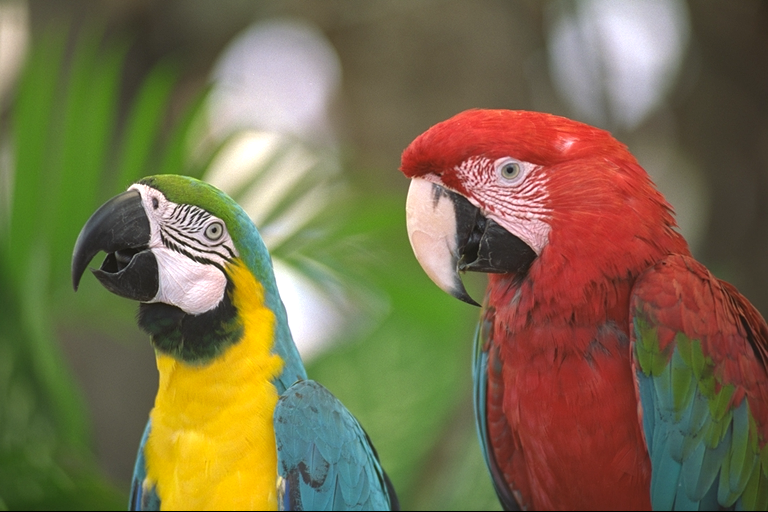
#> input picture tsks24-sig/lab4/images/image1.png, 768 x 512 px
$ python demo8.py   (older library calls are emulated)
#> lines starting #> are read from the running program, lines starting #| are printed output that depends on the picture; long printed decimals are rounded
#> further down, im1_bgr is the input picture: shape (512, 768, 3); mean B, G, R 75.8, 109.6, 121.7
### tsks24-sig/lab4/jpeglab.py
# JPEG lab module

import numpy as np
import sys
def rgb2ycbcr(r, g=0, b=0):
#> called with g = 0, b = 0
    if r.ndim == 3:
        g = r[:,:,1]
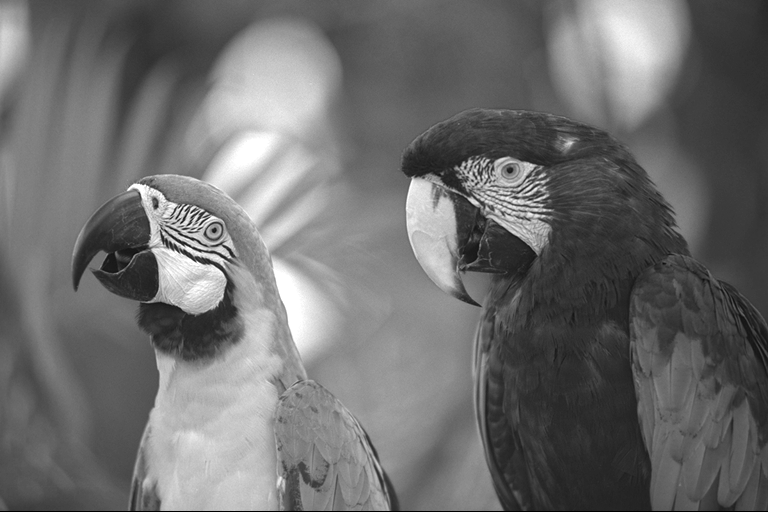
#> g: shape (512, 768); min 0, max 255, mean 109.6
        b = r[:,:,2]
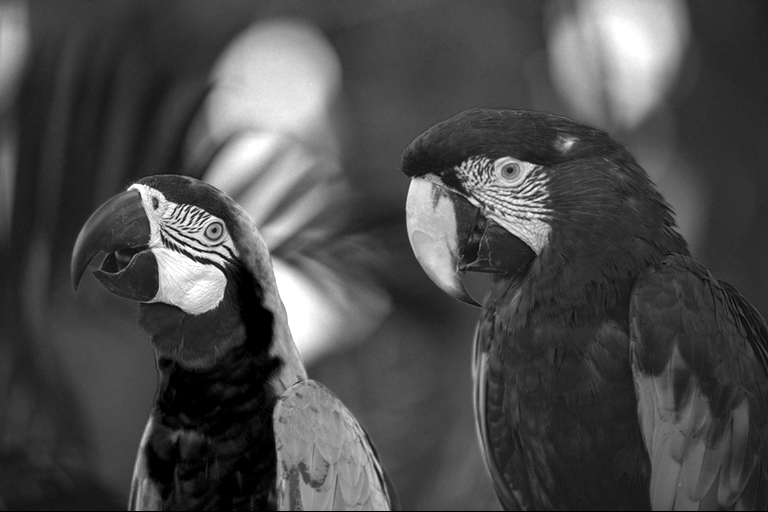
#> b: shape (512, 768); min 0, max 255, mean 75.8
        r = r[:,:,0]
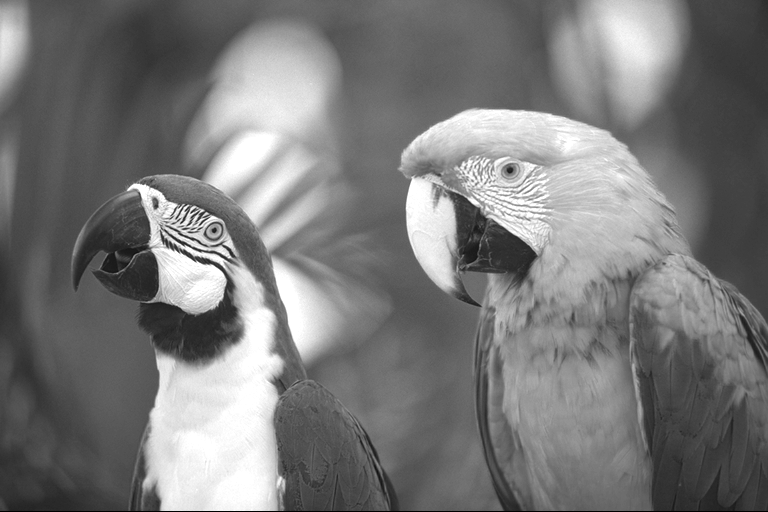
#> r: shape (512, 768); min 0, max 255, mean 121.7
    y = 16. + (65.481*r + 128.553*g + 24.966*b)/255.
    cb = 128. + (-37.797*r - 74.203*g + 112.*b)/255.
    cr = 128. + (112.*r - 93.786*g - 18.214*b)/255.
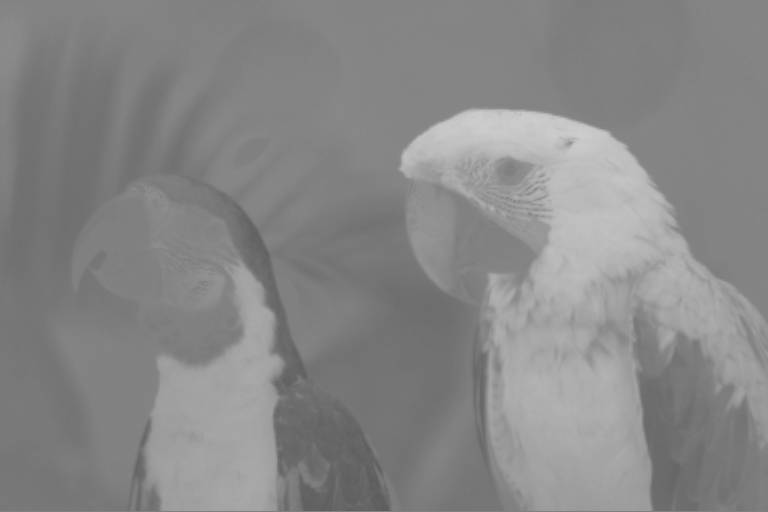
#> cr: shape (512, 768) float64; min 92.59, max 205.6, mean 135.7
    return (y, cb, cr)

# [5 lines left out: function ycbcr2rgb, not called in this run]

def im2col_distinct(A, blocksize):
#> called with blocksize = (8, 8)
	nrows, ncols = blocksize
	nele = nrows*ncols
	nrowspad = A.shape[0]//nrows+(A.shape[0]%nrows>0)
#> nrowspad = 64
	ncolspad = A.shape[1]//ncols+(A.shape[1]%ncols>0)
#> ncolspad = 96
	A1 = np.zeros((nrows*nrowspad, ncols*ncolspad))
	A1[:A.shape[0], :A.shape[1]] = A
	t = np.swapaxes(A1.reshape(nrowspad,nrows,ncolspad,ncols),0,3)
	out = t.reshape(nele,-1)
	return (out)

def col2im_distinct(A, blocksize, shp):
	nrows, ncols = blocksize
	nele = nrows*ncols
	nrowspad = shp[0]//nrows+(shp[0]%nrows>0)
	ncolspad = shp[1]//ncols+(shp[1]%ncols>0)
	t = np.swapaxes(A.reshape(ncols,nrows,ncolspad,nrowspad),0,3)
	out = t.reshape(nrows*nrowspad, ncols*ncolspad)[:shp[0],:shp[1]]
	return (out)

def dct2basemx(block):			#Make a 2D DCT transform matrix
    m, n = block
    N = m*n
    X = np.arange(m)[np.newaxis,np.newaxis,:,np.newaxis]
    Y = np.arange(n)[np.newaxis,np.newaxis,np.newaxis,:]
    I = np.arange(m)[:,np.newaxis,np.newaxis,np.newaxis]
    J = np.arange(n)[np.newaxis,:,np.newaxis,np.newaxis]
    #Form from here: https://www.math.cuhk.edu.hk/~lmlui/dct.pdf, I've used numpys internal broadcasting to skip using meshgrids since they can be error-prone
    DCT_tensor = (2/np.sqrt(n*m)*np.sqrt(0.5)**(I==0) *np.sqrt(0.5)**(J==0)*(np.cos((2*X+1)*I*np.pi/(2*n))*np.cos((2*Y+1)*J*np.pi/(2*m))))
    DCT_matrix = DCT_tensor.reshape(n*m,n*m)#The tensor has shape i,j,x,y we reshape it to i*j,x*y
    return DCT_matrix

def bdct(im, M):				#bdct - block dct of image
    if isinstance(M,int):
        M =(M,M)
    dct_base_matrix = dct2basemx(M)
    column_im = im2col_distinct(im, M)
    t = np.dot(dct_base_matrix,column_im)
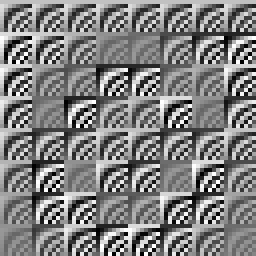
#> dct_base_matrix: shape (64, 64) float64 (shown 4 times larger); min -0.24, max 0.24, mean 0.00195; drawn with min black and max white

    return (t)

def ibdct(t, M, shp):				#bdct - block dct of image
	if isinstance(M,int):
		M =(M,M)
	if isinstance(shp,int):
		shp = (shp,shp)
	if M[0]*M[1] != t.shape[0]:
		sys.exit('The blocksize does not fit the transform image.')
	im = col2im_distinct(np.dot(dct2basemx(M).T,t), M, shp)
	return (im)

def bquant(t, qmtx):
	if isinstance(qmtx, int):
		tq = np.round(t/np.float(qmtx))# Only one quantization value
	else:
		qmtx = qmtx.reshape(-1,1)
		if t.shape[0] != qmtx.shape[0]:
			sys.exit('Wrong number of quantization values.')
		tq = np.round(t/np.kron(np.ones((1,t.shape[1])),qmtx.astype(float)))
	return (tq)

def brec(tq, qmtx):
	if isinstance(qmtx, int):
		t = tq*qmtx				# Only one quantization value
	else:
		qmtx = qmtx.reshape(-1,1)
		if tq.shape[0] != qmtx.shape[0]:
			sys.exit('Wrong number of quantization values.')
		t = tq*np.kron(np.ones((1,tq.shape[1])),qmtx.astype(float))
	return (t)

def jpgqmtx():
	Q=np.array([[ 16],
       [ 12],
       [ 14],
       [ 14],
       [ 18],
       [ 24],
       [ 49],
       [ 72],
       [ 11],
       [ 12],
       [ 13],
       [ 17],
       [ 22],
       [ 35],
       [ 64],
       [ 92],
       [ 10],
       [ 14],
       [ 16],
       [ 22],
       [ 37],
       [ 55],
       [ 78],
       [ 95],
       [ 16],
       [ 19],
       [ 24],
       [ 29],
       [ 56],
       [ 64],
       [ 87],
       [ 98],
       [ 24],
       [ 26],
       [ 40],
       [ 51],
       [ 68],
       [ 81],
       [103],
       [112],
       [ 40],
       [ 58],
       [ 57],
       [ 87],
       [109],
       [104],
       [121],
       [100],
       [ 51],
       [ 60],
       [ 69],
       [ 80],
       [103],
       [113],
       [120],
       [103],
       [ 61],
       [ 55],
       [ 56],
       [ 62],
       [ 77],
       [ 92],
       [101],
       [ 99]])
	return (Q)

# [54 lines left out: functions zigzag_indices, zigzag_matrix, plot_zigzag_scan, not called in this run]

### tsks24-sig/lab4/preamble.py
import numpy as np
from scipy import signal, misc, ndimage
import cv2
from matplotlib import pyplot as plt
plt.rcParams['image.interpolation'] = 'nearest'
import jpeglab as jl

class Error: # Also exists in preamble
    def __init__(self, original, altered):
        self.mse = np.mean((original-altered)**2)
#> self.mse = 22.18
        self.psnr = 10*np.log10(255**2/self.mse) # peak signal to noise ratio
#> self.psnr = 34.67

### tsks24-sig/lab4/demo8.py
from preamble import *

im1_bgr = cv2.imread('images/image1.png');
im1 = cv2.cvtColor(im1_bgr,cv2.COLOR_BGR2RGB)
y, cb, cr = jl.rgb2ycbcr(im1)
plt.figure(0), plt.imshow(y, 'gray', clim=(0, 255))
plt.title('original'), plt.colorbar()

Yb = jl.bdct(y, (8, 8))

Q1 = 50
Ybq = jl.bquant(Yb, Q1)
Ybr = jl.brec(Ybq, Q1)
yr = jl.ibdct(Ybr, (8, 8), (512, 768))
plt.figure(1), plt.imshow(yr, 'gray', clim=(0, 255))
plt.title('reconstructed quantized image (Q1 = 50)'), plt.colorbar()

print(f"psnr = {Error(y, yr).psnr}")
#| psnr = 34.671

Q1 = 20
Ybq_ = jl.bquant(Yb, Q1)
Ybr_ = jl.brec(Ybq_, Q1)
yr_ = jl.ibdct(Ybr_, (8, 8), (512, 768))
plt.figure(2), plt.imshow(yr_, 'gray', clim=(0, 255))
plt.title('reconstructed quantized image (Q1 = 20)'), plt.colorbar()


print(f"psnr = {Error(y, yr_).psnr}")
#| psnr = 39.322

# [9 lines of commented-out code are left out]

Qm = jl.jpgqmtx()
print(Qm.reshape(8, 8))


# QUESTION: 17
"""
[[ 16  12  14  14  18  24  49  72]
 [ 11  12  13  17  22  35  64  92]
 [ 10  14  16  22  37  55  78  95]
 [ 16  19  24  29  56  64  87  98]
 [ 24  26  40  51  68  81 103 112]
 [ 40  58  57  87 109 104 121 100]
 [ 51  60  69  80 103 113 120 103]
 [ 61  55  56  62  77  92 101  99]]
"""


# QUESTION: 18
# High frequency components are quantized to longer steps.
# This means that low frequency components are more valuable to JPEG.

JPEGMEAN = np.mean(Qm)
print(JPEGMEAN)


# QUESTION: 19
# Average quantization step length
# JPEGMEAN = 57.625

for i, Q2 in [(3, 2.8), (4, 0.8)]:
    Ybq = jl.bquant(Yb, jl.jpgqmtx()*Q2)
    Ybr = jl.brec(Ybq, jl.jpgqmtx()*Q2)
    yr = jl.ibdct(Ybr, (8, 8), (512, 768))
    plt.figure(i), plt.imshow(yr, 'gray', clim=(0, 255))
    plt.title(f'JPEG (Q2 = {Q2})'), plt.colorbar()
    print(f"Q2 = {Q2}:")
    print(f"    JPEGMEAN*Q2 = {JPEGMEAN*Q2}")
    print(f"    psnr = {Error(y, yr).psnr}")
#> this loop made 2 passes
#|     psnr = 34.786
#|     psnr = 39.355
#> pass 1, in col2im_distinct (call 3), `out = t.reshape(nrows*nrowspad, ncols*ncolspad)[:shp[0],:shp[1]]`:
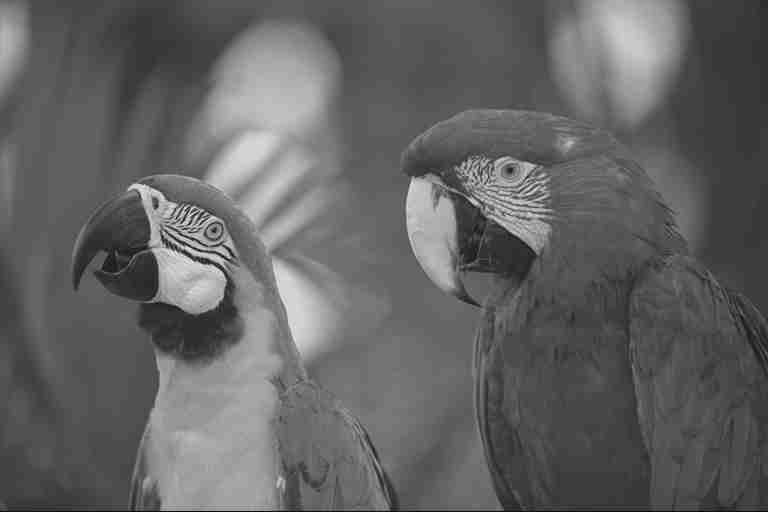
#> out: shape (512, 768) float64; min -1.49, max 284.2, mean 109.9; drawn with min black and max white

plt.show()
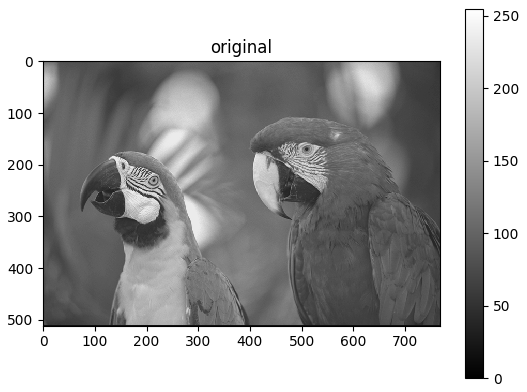
#> figure drawn by matplotlib, 2 panels

# QUESTION: 20
#Q2 = 2.8:
#   JPEGMEAN*Q2 = 161.35
#   psnr = 34.78608299992914
#   subjective = quite good
#Q2 = 0.8:
#   JPEGMEAN*Q2 = 46.1
#   psnr = 39.35459811876927
#   subjective = good


# QUESTION: 21
#   Q1 = 20 and JPEGMEAN*Q2 = 46.1 both gave good results
#   So around twice as much quantization. (46.1 / 20 = 2.305)

$ run again, with tsks24-sig/lab4/images/image3.png copied over tsks24-sig/lab4/images/image1.png
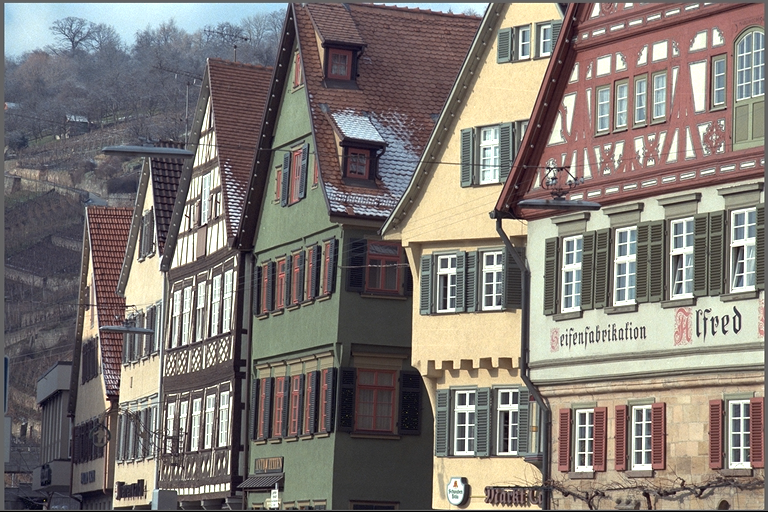
#> input picture tsks24-sig/lab4/images/image3.png, 768 x 512 px
#> im1_bgr is the input picture: shape (512, 768, 3); mean B, G, R 116, 121.1, 128
#> self.mse = 86.12
#> self.psnr = 28.78
#| psnr = 28.780
#| psnr = 34.510
#> the loop `for i, Q2 in [(3, 2.8), (4, 0.8)]:` made 2 passes
#> (printed output is left out)
#> pass 1, in col2im_distinct (call 3), `out = t.reshape(nrows*nrowspad, ncols*ncolspad)[:shp[0],:shp[1]]`:
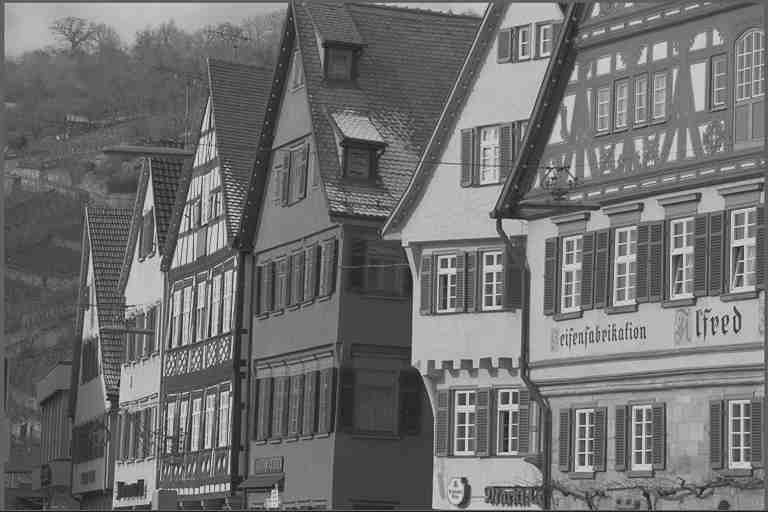
#> out: shape (512, 768) float64; min -21.75, max 304.3, mean 121.3; drawn with min black and max white
#> `plt.show()`:
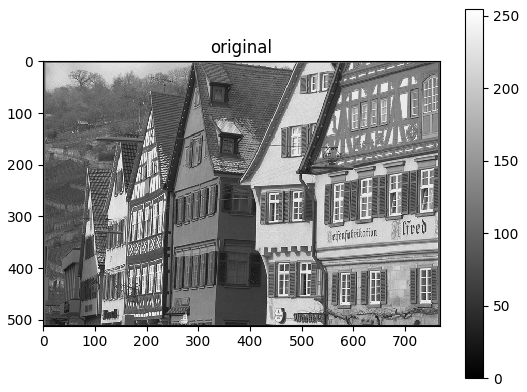
#> figure drawn by matplotlib, 2 panels

$ run again, with tsks24-sig/lab4/images/image4.png copied over tsks24-sig/lab4/images/image1.png
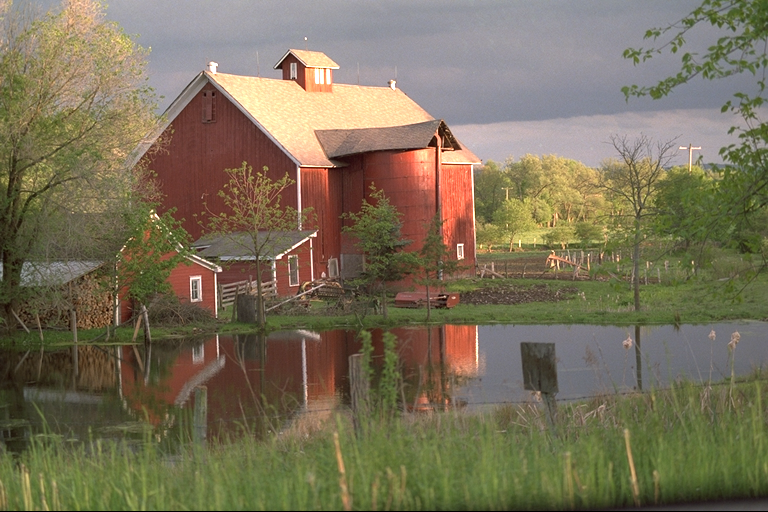
#> input picture tsks24-sig/lab4/images/image4.png, 768 x 512 px
#> im1_bgr is the input picture: shape (512, 768, 3); mean B, G, R 88.7, 112.4, 121.8
#> self.mse = 52.35
#> self.psnr = 30.94
#| psnr = 30.942
#| psnr = 35.901
#> the loop `for i, Q2 in [(3, 2.8), (4, 0.8)]:` made 2 passes
#> (printed output is left out)
#> `plt.show()`:
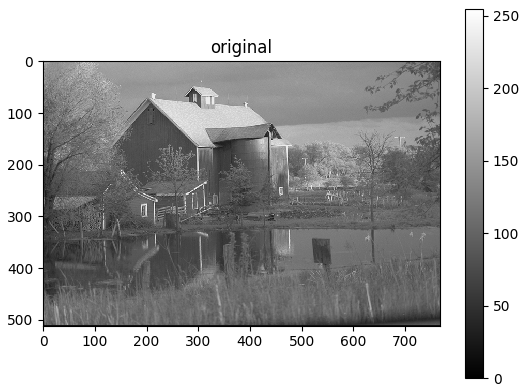
#> figure drawn by matplotlib, 2 panels
